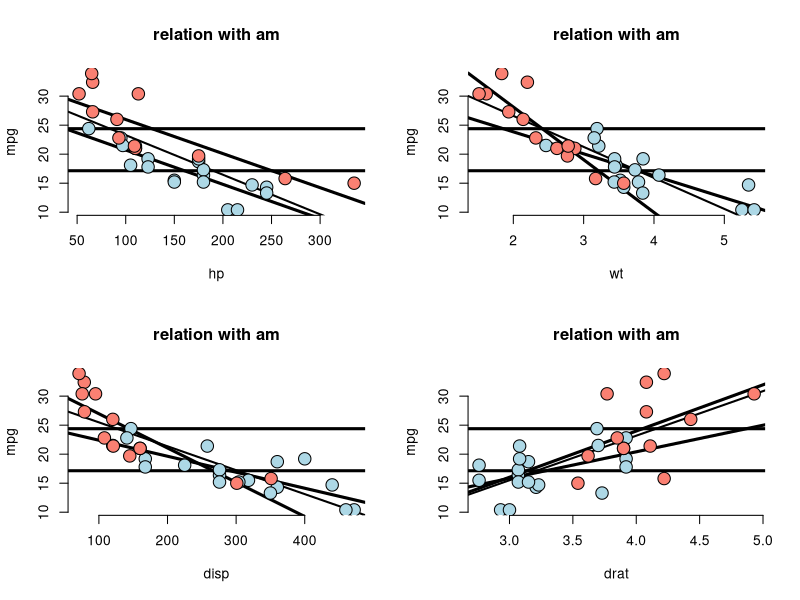

Write R code to recreate this figure. (Note: this script raises an error after producing the figure.)
## ---- chunk 1
library(datasets);library(ggplot2);library(GGally); library(dplyr); library(car)
library(gridExtra)
data(mtcars)
mtcars=mutate(mtcars, am=as.factor(am), cyl=as.factor(cyl), vs=as.factor(vs),
              gear=as.factor(gear), carb=as.factor(carb))
#ggpairs(mtcars, lower = list(continuous = "smooth"),params = c(method = "loess"))
## ---- chunk 2
covariateTransmiss<-function(y,x,xlab){
    plot(x, y, type = "n", frame = FALSE, xlab=xlab, ylab='mpg', main='relation with am')
    abline(lm(y ~ x), lwd = 2)
    y1<-y[mtcars$am==0]
    y2<-y[mtcars$am==1]
    x1<-x[mtcars$am==0]
    x2<-x[mtcars$am==1]
    abline(h = mean(y1), lwd = 3)
    abline(h = mean(y2), lwd = 3)
    fit1 <- lm(y1 ~ x1)
    fit2 <- lm(y2 ~ x2)
    abline(coef(fit1)[1], coef(fit1)[2], lwd = 3)
    abline(coef(fit2)[1], coef(fit2)[2], lwd = 3)
    points(x1, y1, pch = 21, col = "black", bg = "lightblue", cex = 2)
    points(x2, y2, pch = 21, col = "black", bg = "salmon", cex = 2)
}
par(mfrow=c(2,2))
covariateTransmiss(mtcars$mpg, mtcars$hp, 'hp') #not related to am
covariateTransmiss(mtcars$mpg, mtcars$wt, 'wt') #related to am
covariateTransmiss(mtcars$mpg, mtcars$disp, 'disp') #related to am
covariateTransmiss(mtcars$mpg, mtcars$drat, 'drat') #related to am
par(mfrow=c(1,1))
## ---- chunk 3
fit23<-lm(mpg~hp+am, data=mtcars)
sumCoef<-summary(fit23)$coefficients
sumCoef[2,1] + c(-1, 1) * qt(.975, df = fit23$df) * sumCoef[2, 2]
## ---- chunk 4
sumCoef[3,1] + c(-1, 1) * qt(.975, df = fit23$df) * sumCoef[2, 2]
## ---- chunk 5
ggpairs(mtcars, lower = list(continuous = "smooth"),params = c(method = "loess"))
## ---- chunk 6
covariatePlot<-function(x, title){
    p1<-qplot(disp, mpg, color=x, data=mtcars)
    p2<-qplot(wt, mpg, color=x, data=mtcars)
    p3<-qplot(hp, mpg, color=x, data=mtcars)
    p4<-qplot(drat, mpg, color=x, data=mtcars)
    grid.arrange(p1, p2, p3, p4, main=title)
}
covariatePlot(mtcars$cyl, 'relation with cyl')
covariatePlot(mtcars$vs, 'relation with vs')
covariatePlot(mtcars$gear, 'relation with gear')
covariatePlot(mtcars$carb, 'relation with carb')
## ---- chunk 7
par(mfrow=c(2,2))
plot(fit23)
par(mfrow=c(1,1))
plot(resid(lm(wt~hp, data=mtcars)), resid(lm(mpg~hp, data=mtcars)))
